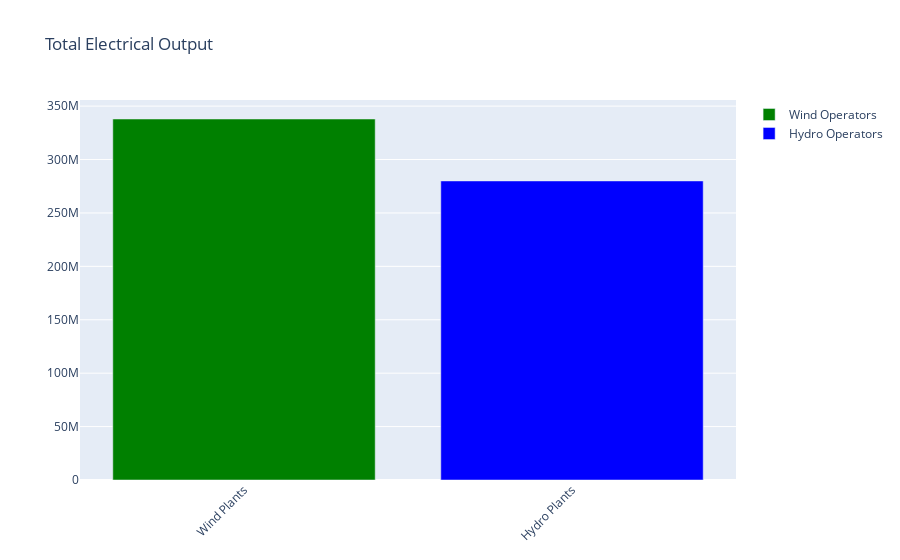

Notebook code cell kept with this figure:
### Markdown cell above
##### __Total - Net Generation (Megawatthours) for 2022:__

### Code cell
print(f"Wind Plants: Total Electrical Output (Megawatthours): {wind_opr_df[['Year-To-Date - Net Generation (Megawatthours)']].sum()[0]}")
print(f"Hydro Plants: Total Electrical Output (Megawatthours): {hydro_opr_df[['Year-To-Date - Net Generation (Megawatthours)']].sum()[0]}")

fig = go.Figure()
fig.add_trace(go.Bar(
    x=['Wind Plants'],
    y=wind_opr_df[['Year-To-Date - Net Generation (Megawatthours)']].sum(),
    name='Wind Operators',
    marker_color='green'
))
fig.add_trace(go.Bar(
    x=['Hydro Plants'],
    y=hydro_opr_df[['Year-To-Date - Net Generation (Megawatthours)']].sum(),
    name='Hydro Operators',
    marker_color='blue'
))
fig.update_layout(title_text='Total Electrical Output',)
# Here we modify the tickangle of the xaxis, resulting in rotated labels.
fig.update_layout(barmode='group', xaxis_tickangle=-45)
fig.show()

### Figure 1 — Plotly figure (JSON) as saved in the notebook; plotly's stock layout.template omitted (floating-point values rounded to 4 significant figures)
{"data": [{"marker": {"color": "green"}, "name": "Wind Operators", "type": "bar", "x": ["Wind Plants"], "y": [337900000.0]}, {"marker": {"color": "blue"}, "name": "Hydro Operators", "type": "bar", "x": ["Hydro Plants"], "y": [280000000.0]}], "layout": {"barmode": "group", "title": {"text": "Total Electrical Output"}, "xaxis": {"tickangle": -45}}}
